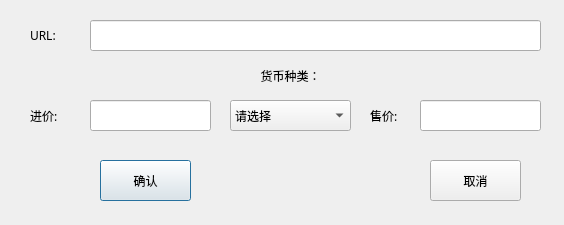
<?xml version="1.0" encoding="UTF-8"?>
<ui version="4.0">
 <class>AddDialog</class>
 <widget class="QDialog" name="AddDialog">
  <property name="geometry">
   <rect>
    <x>0</x>
    <y>0</y>
    <width>564</width>
    <height>225</height>
   </rect>
  </property>
  <property name="windowTitle">
   <string>输入饰品信息</string>
  </property>
  <widget class="QPushButton" name="addButton">
   <property name="geometry">
    <rect>
     <x>100</x>
     <y>160</y>
     <width>91</width>
     <height>41</height>
    </rect>
   </property>
   <property name="font">
    <font>
     <family>微软雅黑 Light</family>
     <pointsize>9</pointsize>
    </font>
   </property>
   <property name="text">
    <string>确认</string>
   </property>
  </widget>
  <widget class="QPushButton" name="cancelButton">
   <property name="geometry">
    <rect>
     <x>430</x>
     <y>160</y>
     <width>91</width>
     <height>41</height>
    </rect>
   </property>
   <property name="font">
    <font>
     <family>微软雅黑 Light</family>
     <pointsize>9</pointsize>
    </font>
   </property>
   <property name="text">
    <string>取消</string>
   </property>
  </widget>
  <widget class="QLabel" name="label">
   <property name="geometry">
    <rect>
     <x>30</x>
     <y>20</y>
     <width>51</width>
     <height>31</height>
    </rect>
   </property>
   <property name="font">
    <font>
     <family>微软雅黑</family>
     <pointsize>9</pointsize>
    </font>
   </property>
   <property name="text">
    <string>URL:</string>
   </property>
  </widget>
  <widget class="QLineEdit" name="URLEdit">
   <property name="geometry">
    <rect>
     <x>90</x>
     <y>20</y>
     <width>451</width>
     <height>31</height>
    </rect>
   </property>
   <property name="font">
    <font>
     <family>微软雅黑</family>
     <pointsize>8</pointsize>
    </font>
   </property>
   <property name="text">
    <string/>
   </property>
  </widget>
  <widget class="QLabel" name="label_2">
   <property name="geometry">
    <rect>
     <x>30</x>
     <y>100</y>
     <width>51</width>
     <height>31</height>
    </rect>
   </property>
   <property name="font">
    <font>
     <family>微软雅黑</family>
     <pointsize>9</pointsize>
    </font>
   </property>
   <property name="text">
    <string>进价:</string>
   </property>
  </widget>
  <widget class="QLineEdit" name="getinEdit">
   <property name="geometry">
    <rect>
     <x>90</x>
     <y>100</y>
     <width>121</width>
     <height>31</height>
    </rect>
   </property>
   <property name="font">
    <font>
     <family>微软雅黑</family>
     <pointsize>8</pointsize>
    </font>
   </property>
   <property name="text">
    <string/>
   </property>
  </widget>
  <widget class="QLabel" name="label_3">
   <property name="geometry">
    <rect>
     <x>370</x>
     <y>100</y>
     <width>51</width>
     <height>31</height>
    </rect>
   </property>
   <property name="font">
    <font>
     <family>微软雅黑</family>
     <pointsize>9</pointsize>
    </font>
   </property>
   <property name="text">
    <string>售价:</string>
   </property>
  </widget>
  <widget class="QLineEdit" name="selloutEdit">
   <property name="geometry">
    <rect>
     <x>420</x>
     <y>100</y>
     <width>121</width>
     <height>31</height>
    </rect>
   </property>
   <property name="font">
    <font>
     <family>微软雅黑</family>
     <pointsize>8</pointsize>
    </font>
   </property>
   <property name="text">
    <string/>
   </property>
  </widget>
  <widget class="QLabel" name="label_4">
   <property name="geometry">
    <rect>
     <x>230</x>
     <y>60</y>
     <width>121</width>
     <height>31</height>
    </rect>
   </property>
   <property name="font">
    <font>
     <family>微软雅黑</family>
     <pointsize>9</pointsize>
    </font>
   </property>
   <property name="text">
    <string>货币种类：</string>
   </property>
   <property name="alignment">
    <set>Qt::AlignCenter</set>
   </property>
  </widget>
  <widget class="QComboBox" name="curtypecomboBox">
   <property name="geometry">
    <rect>
     <x>230</x>
     <y>100</y>
     <width>121</width>
     <height>31</height>
    </rect>
   </property>
   <property name="font">
    <font>
     <family>微软雅黑 Light</family>
     <pointsize>9</pointsize>
    </font>
   </property>
   <item>
    <property name="text">
     <string>请选择</string>
    </property>
   </item>
  </widget>
 </widget>
 <resources/>
 <connections/>
</ui>
